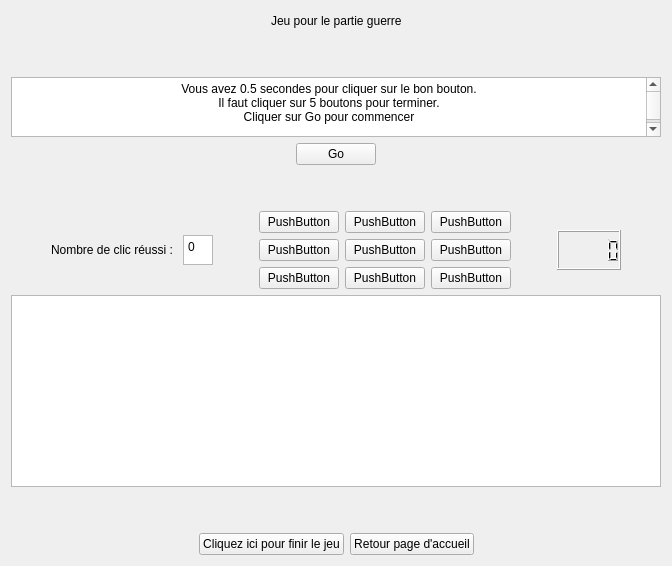
      <widget class="QWidget" name="page_2">
       <layout class="QGridLayout" name="gridLayout_4">
        <item row="0" column="0">
         <layout class="QHBoxLayout" name="horizontalLayout_30">
          <item>
           <layout class="QVBoxLayout" name="verticalLayout_33">
            <item>
             <layout class="QHBoxLayout" name="horizontalLayout_33">
              <item>
               <spacer name="horizontalSpacer_60">
                <property name="orientation">
                 <enum>Qt::Horizontal</enum>
                </property>
                <property name="sizeHint" stdset="0">
                 <size>
                  <width>40</width>
                  <height>20</height>
                 </size>
                </property>
               </spacer>
              </item>
              <item>
               <widget class="QLabel" name="label_15">
                <property name="text">
                 <string>Jeu pour le partie guerre</string>
                </property>
               </widget>
              </item>
              <item>
               <spacer name="horizontalSpacer_61">
                <property name="orientation">
                 <enum>Qt::Horizontal</enum>
                </property>
                <property name="sizeHint" stdset="0">
                 <size>
                  <width>40</width>
                  <height>20</height>
                 </size>
                </property>
               </spacer>
              </item>
             </layout>
            </item>
            <item>
             <spacer name="verticalSpacer_30">
              <property name="orientation">
               <enum>Qt::Vertical</enum>
              </property>
              <property name="sizeType">
               <enum>QSizePolicy::Fixed</enum>
              </property>
              <property name="sizeHint" stdset="0">
               <size>
                <width>20</width>
                <height>40</height>
               </size>
              </property>
             </spacer>
            </item>
            <item>
             <widget class="QTextBrowser" name="Enonce_3">
              <property name="minimumSize">
               <size>
                <width>0</width>
                <height>50</height>
               </size>
              </property>
              <property name="maximumSize">
               <size>
                <width>16777215</width>
                <height>60</height>
               </size>
              </property>
              <property name="html">
               <string>&lt;!DOCTYPE HTML PUBLIC &quot;-//W3C//DTD HTML 4.0//EN&quot; &quot;http://www.w3.org/TR/REC-html40/strict.dtd&quot;&gt;
&lt;html&gt;&lt;head&gt;&lt;meta name=&quot;qrichtext&quot; content=&quot;1&quot; /&gt;&lt;style type=&quot;text/css&quot;&gt;
p, li { white-space: pre-wrap; }
&lt;/style&gt;&lt;/head&gt;&lt;body style=&quot; font-family:'Noto Sans'; font-size:9pt; font-weight:400; font-style:normal;&quot;&gt;
&lt;p align=&quot;center&quot; style=&quot; margin-top:0px; margin-bottom:0px; margin-left:0px; margin-right:0px; -qt-block-indent:0; text-indent:0px;&quot;&gt;Vous avez 0.5 secondes pour cliquer sur le bon bouton.&lt;/p&gt;
&lt;p align=&quot;center&quot; style=&quot; margin-top:0px; margin-bottom:0px; margin-left:0px; margin-right:0px; -qt-block-indent:0; text-indent:0px;&quot;&gt;Il faut cliquer sur 5 boutons pour terminer.&lt;/p&gt;
&lt;p align=&quot;center&quot; style=&quot; margin-top:0px; margin-bottom:0px; margin-left:0px; margin-right:0px; -qt-block-indent:0; text-indent:0px;&quot;&gt;Cliquer sur Go pour commencer&lt;/p&gt;
&lt;p align=&quot;center&quot; style=&quot;-qt-paragraph-type:empty; margin-top:0px; margin-bottom:0px; margin-left:0px; margin-right:0px; -qt-block-indent:0; text-indent:0px;&quot;&gt;&lt;br /&gt;&lt;/p&gt;&lt;/body&gt;&lt;/html&gt;</string>
              </property>
             </widget>
            </item>
            <item>
             <layout class="QHBoxLayout" name="horizontalLayout_34">
              <item>
               <spacer name="horizontalSpacer_62">
                <property name="orientation">
                 <enum>Qt::Horizontal</enum>
                </property>
                <property name="sizeHint" stdset="0">
                 <size>
                  <width>40</width>
                  <height>20</height>
                 </size>
                </property>
               </spacer>
              </item>
              <item>
               <widget class="QPushButton" name="go_timer">
                <property name="text">
                 <string>Go</string>
                </property>
               </widget>
              </item>
              <item>
               <spacer name="horizontalSpacer_63">
                <property name="orientation">
                 <enum>Qt::Horizontal</enum>
                </property>
                <property name="sizeHint" stdset="0">
                 <size>
                  <width>40</width>
                  <height>20</height>
                 </size>
                </property>
               </spacer>
              </item>
             </layout>
            </item>
            <item>
             <spacer name="verticalSpacer_31">
              <property name="orientation">
               <enum>Qt::Vertical</enum>
              </property>
              <property name="sizeType">
               <enum>QSizePolicy::Fixed</enum>
              </property>
              <property name="sizeHint" stdset="0">
               <size>
                <width>20</width>
                <height>40</height>
               </size>
              </property>
             </spacer>
            </item>
            <item>
             <layout class="QHBoxLayout" name="horizontalLayout_35">
              <item>
               <spacer name="horizontalSpacer_64">
                <property name="orientation">
                 <enum>Qt::Horizontal</enum>
                </property>
                <property name="sizeHint" stdset="0">
                 <size>
                  <width>40</width>
                  <height>20</height>
                 </size>
                </property>
               </spacer>
              </item>
              <item>
               <widget class="QLabel" name="label_16">
                <property name="maximumSize">
                 <size>
                  <width>150</width>
                  <height>50</height>
                 </size>
                </property>
                <property name="text">
                 <string>Nombre de clic réussi : </string>
                </property>
               </widget>
              </item>
              <item>
               <widget class="QTextEdit" name="nb_clic">
                <property name="maximumSize">
                 <size>
                  <width>30</width>
                  <height>30</height>
                 </size>
                </property>
                <property name="html">
                 <string>&lt;!DOCTYPE HTML PUBLIC &quot;-//W3C//DTD HTML 4.0//EN&quot; &quot;http://www.w3.org/TR/REC-html40/strict.dtd&quot;&gt;
&lt;html&gt;&lt;head&gt;&lt;meta name=&quot;qrichtext&quot; content=&quot;1&quot; /&gt;&lt;style type=&quot;text/css&quot;&gt;
p, li { white-space: pre-wrap; }
&lt;/style&gt;&lt;/head&gt;&lt;body style=&quot; font-family:'Noto Sans'; font-size:9pt; font-weight:400; font-style:normal;&quot;&gt;
&lt;p style=&quot; margin-top:0px; margin-bottom:0px; margin-left:0px; margin-right:0px; -qt-block-indent:0; text-indent:0px;&quot;&gt;0&lt;/p&gt;&lt;/body&gt;&lt;/html&gt;</string>
                </property>
               </widget>
              </item>
              <item>
               <spacer name="horizontalSpacer_65">
                <property name="orientation">
                 <enum>Qt::Horizontal</enum>
                </property>
                <property name="sizeType">
                 <enum>QSizePolicy::Fixed</enum>
                </property>
                <property name="sizeHint" stdset="0">
                 <size>
                  <width>40</width>
                  <height>20</height>
                 </size>
                </property>
               </spacer>
              </item>
              <item>
               <layout class="QGridLayout" name="gridLayout_3">
                <item row="2" column="2">
                 <widget class="QPushButton" name="pushButton_9">
                  <property name="text">
                   <string>PushButton</string>
                  </property>
                 </widget>
                </item>
                <item row="1" column="3">
                 <widget class="QPushButton" name="pushButton_6">
                  <property name="text">
                   <string>PushButton</string>
                  </property>
                 </widget>
                </item>
                <item row="2" column="3">
                 <widget class="QPushButton" name="pushButton_10">
                  <property name="text">
                   <string>PushButton</string>
                  </property>
                 </widget>
                </item>
                <item row="0" column="2">
                 <widget class="QPushButton" name="pushButton_8">
                  <property name="text">
                   <string>PushButton</string>
                  </property>
                 </widget>
                </item>
                <item row="1" column="2">
                 <widget class="QPushButton" name="pushButton_7">
                  <property name="text">
                   <string>PushButton</string>
                  </property>
                 </widget>
                </item>
                <item row="0" column="3">
                 <widget class="QPushButton" name="pushButton_5">
                  <property name="text">
                   <string>PushButton</string>
                  </property>
                 </widget>
                </item>
                <item row="0" column="0">
                 <widget class="QPushButton" name="pushButton_13">
                  <property name="text">
                   <string>PushButton</string>
                  </property>
                 </widget>
                </item>
                <item row="1" column="0">
                 <widget class="QPushButton" name="pushButton_11">
                  <property name="text">
                   <string>PushButton</string>
                  </property>
                 </widget>
                </item>
                <item row="2" column="0">
                 <widget class="QPushButton" name="pushButton_12">
                  <property name="text">
                   <string>PushButton</string>
                  </property>
                 </widget>
                </item>
               </layout>
              </item>
              <item>
               <spacer name="horizontalSpacer_66">
                <property name="orientation">
                 <enum>Qt::Horizontal</enum>
                </property>
                <property name="sizeType">
                 <enum>QSizePolicy::Fixed</enum>
                </property>
                <property name="sizeHint" stdset="0">
                 <size>
                  <width>40</width>
                  <height>20</height>
                 </size>
                </property>
               </spacer>
              </item>
              <item>
               <widget class="QLCDNumber" name="lcdNumber">
                <property name="enabled">
                 <bool>true</bool>
                </property>
                <property name="maximumSize">
                 <size>
                  <width>80</width>
                  <height>40</height>
                 </size>
                </property>
                <property name="font">
                 <font>
                  <weight>75</weight>
                  <italic>true</italic>
                  <bold>true</bold>
                 </font>
                </property>
                <property name="mouseTracking">
                 <bool>false</bool>
                </property>
                <property name="autoFillBackground">
                 <bool>false</bool>
                </property>
                <property name="smallDecimalPoint">
                 <bool>false</bool>
                </property>
               </widget>
              </item>
              <item>
               <spacer name="horizontalSpacer_67">
                <property name="orientation">
                 <enum>Qt::Horizontal</enum>
                </property>
                <property name="sizeHint" stdset="0">
                 <size>
                  <width>40</width>
                  <height>20</height>
                 </size>
                </property>
               </spacer>
              </item>
             </layout>
            </item>
            <item>
             <widget class="QTextEdit" name="Resultat_3"/>
            </item>
            <item>
             <spacer name="verticalSpacer_33">
              <property name="orientation">
               <enum>Qt::Vertical</enum>
              </property>
              <property name="sizeHint" stdset="0">
               <size>
                <width>20</width>
                <height>40</height>
               </size>
              </property>
             </spacer>
            </item>
            <item>
             <layout class="QHBoxLayout" name="horizontalLayout_36">
              <item>
               <spacer name="horizontalSpacer_68">
                <property name="orientation">
                 <enum>Qt::Horizontal</enum>
                </property>
                <property name="sizeHint" stdset="0">
                 <size>
                  <width>40</width>
                  <height>20</height>
                 </size>
                </property>
               </spacer>
              </item>
              <item>
               <widget class="QPushButton" name="next_jeu3_2">
                <property name="text">
                 <string>Cliquez ici pour finir le jeu</string>
                </property>
               </widget>
              </item>
              <item>
               <widget class="QPushButton" name="pushButton_4">
                <property name="text">
                 <string>Retour page d'accueil</string>
                </property>
               </widget>
              </item>
              <item>
               <spacer name="horizontalSpacer_69">
                <property name="orientation">
                 <enum>Qt::Horizontal</enum>
                </property>
                <property name="sizeHint" stdset="0">
                 <size>
                  <width>40</width>
                  <height>20</height>
                 </size>
                </property>
               </spacer>
              </item>
             </layout>
            </item>
           </layout>
          </item>
         </layout>
        </item>
       </layout>
      </widget>
